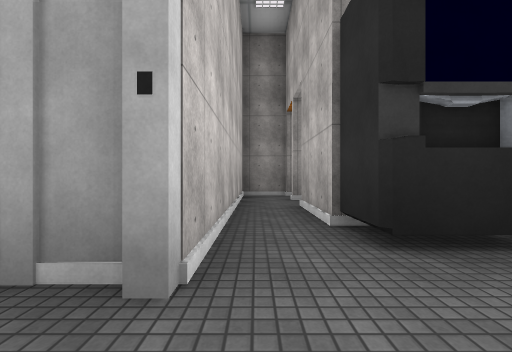
[1] (above)

18 first-person views from a walk through a Unity game level. The camera is 1.2 m above the floor, looks level and sees 90° across. The floor is counted in squares, 2.57 m on a side. Each view is taken from the middle of a square. On the plan, view 1 faces up. The plan holds only what a view shows up to about 9 squares ahead; the rest is blank. The player is left out. Some animated figures are left out. Door leaves are left out, so doorways stand open. Some surface patterns are stand-ins.

[2]
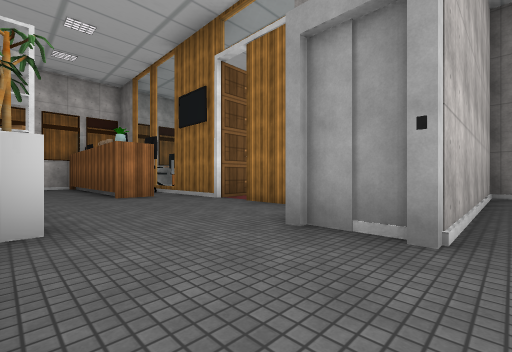

[3]
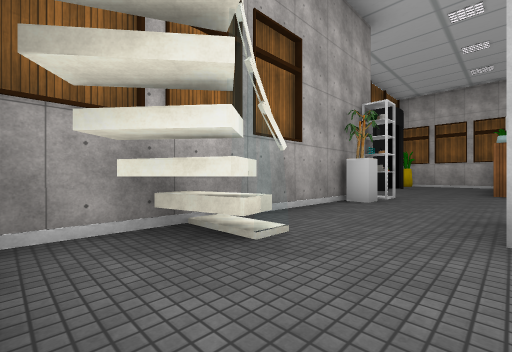

[4]
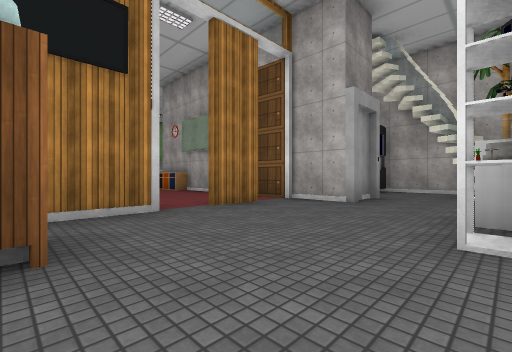

[5]
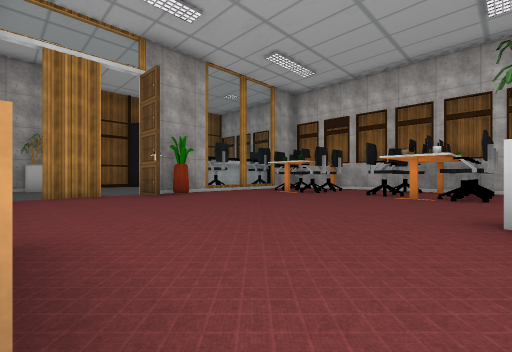

[6]
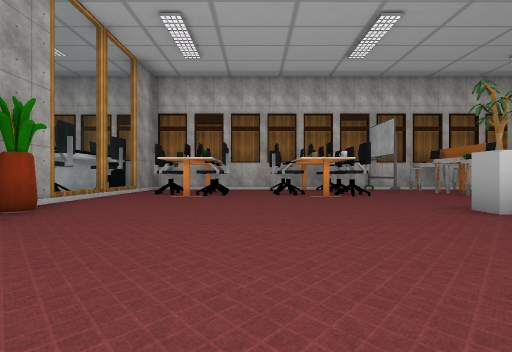

[7]
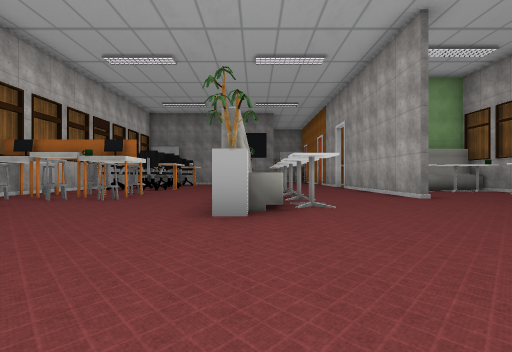

[8]
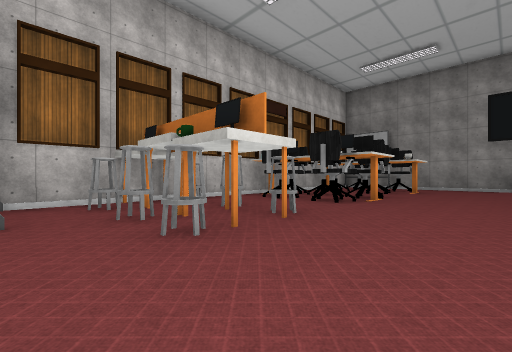

[9]
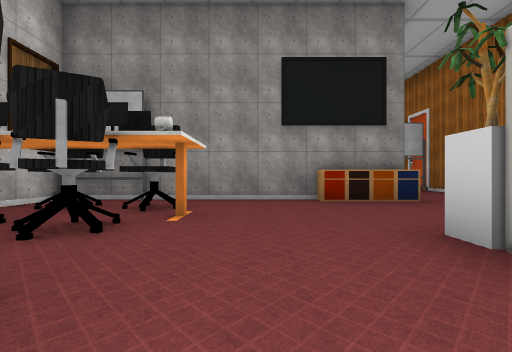

[10]
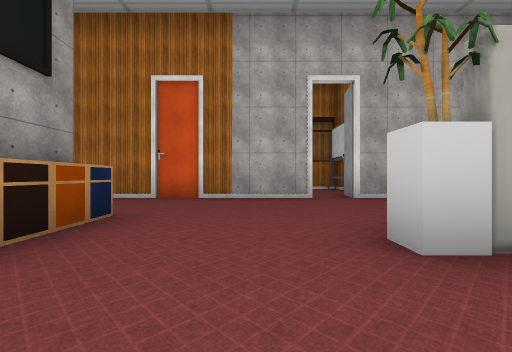

[11]
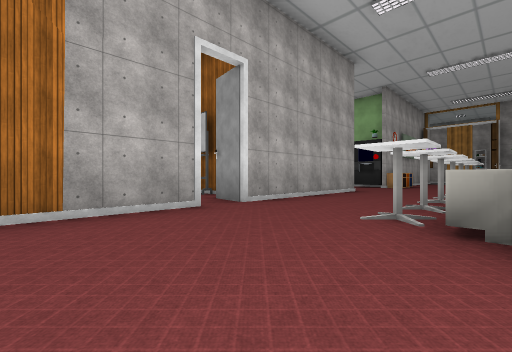

[12]
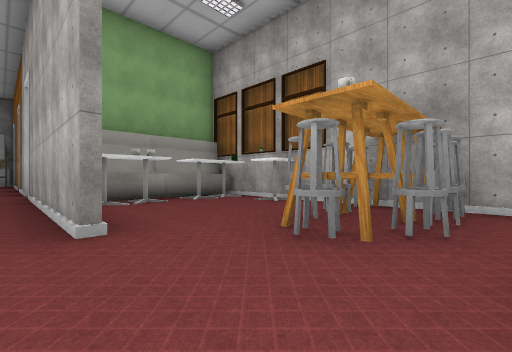

[13]
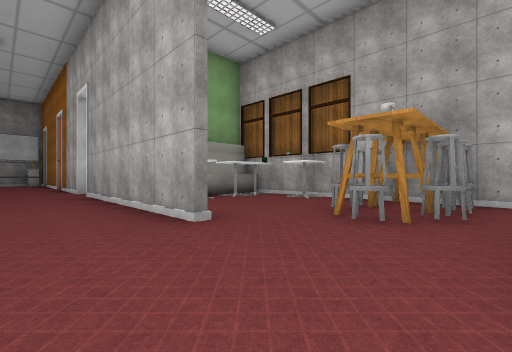

[14]
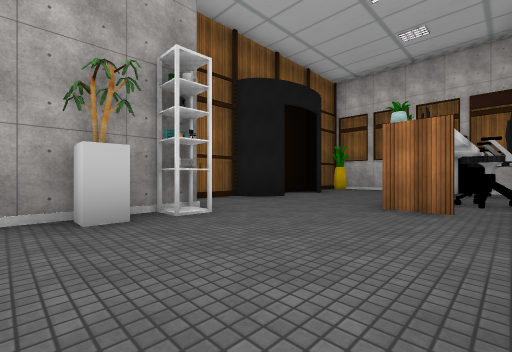

[15]
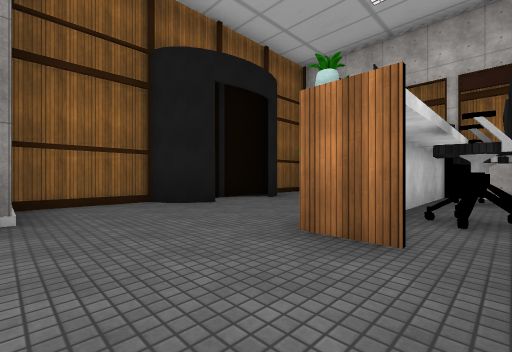

[16]
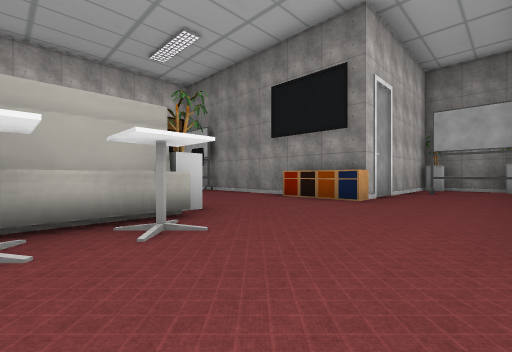

[17]
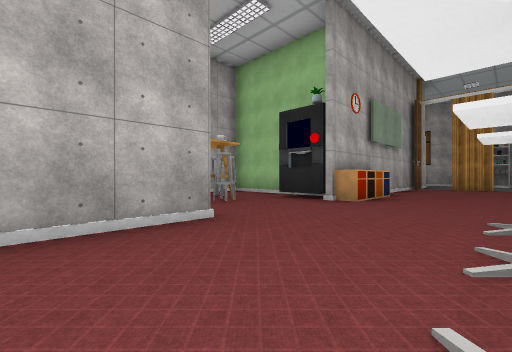

[18]
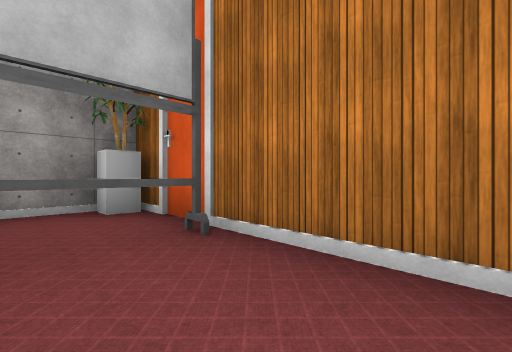

### Floor plan
Points are (right, up) in squares from view 1. A wall is a line through its corners. A room is listed if a view was taken in it or the views show most of it. See-through windows are left out.
Room 1 (views 1, 2, 3)
walls: (0.7, 2.4) (0.7, 4.1); (1, -0.2) (1.4, -1.1); (0.6, -0.4) (0.8, -0.3); (2.2, -0.4) (2.2, 1.7); (-0.5, -1.3) (2, -1.3); (0.8, 6.2) (-0.3, 6.2) (-0.3, 1.1)
low walls: (0.4, -0.4) (0.8, -0.3) (1.1, -1.2)
ways out: opening at (-1, -0.5) to room 2; open door at (1, 5)
objects: machine (1, 2)
Room 2 (views 4, 5, 6, 7, 8, 9, 10, 11, 12, 13, 14, 15, 16, 17, 18)
walls: (-1.6, 11.2) (-1.6, 15.9); (0.4, 7.7) (2.2, 7.7) (2.2, 9.2); (-4.5, 3.3) (-4.5, 2.3) (-6.4, 2.3); (2.2, 10.7) (2.2, 14.7); (0.4, 15.1) (2, 15.1); (-1.6, 16.7) (-1.6, 24.7); (-3.6, 2.5) (-2.5, 2.5); (-2.5, 2.3) (-3.6, 2.3); (-1.6, 2.6) (-1.6, 6.4); (-1.7, 2.3) (-1.8, 3.2); (-5.8, 1.6) (-5.8, 0.7) (-10.9, 0.7) (-10.9, -1.9); (-8.9, 2.5) (-4.9, 2.5); (-0.3, 1.1) (-1.6, 1.1) (-1.6, 2.5); (-5.5, 20.1) (-9.4, 20.1); (-10.9, 1) (-7.9, 1); (-3.5, -1.3) (-0.5, -1.3); (-10.9, 20.1) (-10.9, 1.4); (-6, -2.8) (-4, -2.8); (-10.8, -2.8) (-9.5, -2.8); (-2, 24.9) (-4, 24.9) (-4, 20.1)
ways out: opening at (-1, -0.5) to room 1
objects: plant (-10, -2); chair (-10, 2); other object (-10, 3); chair (-10, 7); other object (-10, 8); whiteboard (-10, 10) to (-9, 10); chair (-10, 11); other object (-10, 12) to (-10, 13); chair (-10, 14); chair (-10, 15) to (-10, 16); other object (-10, 17) to (-10, 18); chair (-10, 19); chair (-9, 4); chair (-9, 5); chair (-9, 7); chair (-9, 8) to (-8, 8); chair (-9, 11); other object (-9, 12); chair (-9, 13); chair (-9, 14) to (-8, 15); chair (-9, 15) to (-8, 16); chair (-9, 17) to (-9, 18); chair (-9, 19); other object (-8, 4); chair (-8, 5); chair (-8, 11); chair (-8, 13); other object (-8, 18); chair (-7, 2); plant (-5, 9); bench (-5, 10) to (-5, 11); other object (-5, 12); other object (-5, 13) to (-5, 14); bench (-5, 15) to (-5, 16); plant (-5, 17); other object (-4, -1); table (-4, 10); table (-4, 11); table (-4, 12); table (-4, 14); table (-4, 15); table (-4, 16); shelf (-3, -1); plant (-3, 0); whiteboard (-3, 23) to (-2, 23); other object (-2, 7) to (-2, 8); other object (-1, 8); table (-1, 14); chair (0, 10); chair (0, 11); table (0, 14); chair (1, 10); chair (1, 11); table (1, 14); whiteboard (1, 15); chair (2, 10); chair (2, 11); table (2, 12); table (2, 14)

Positions as (right, up) in squares from view 1, and headings:
1: (0, 0), facing up
2: (0, -1), facing up-left
3: (2, 1), facing down-left
4: (-6, -1), facing up-right
5: (-2, 9), facing down-left
6: (-2, 6), facing left
7: (-5, 6), facing up
8: (-6, 10), facing up-left
9: (-7, 15), facing up
10: (-7, 18), facing right
11: (-5, 19), facing down-right
12: (-2, 9), facing up-right
13: (-3, 9), facing up-right
14: (-2, 2), facing down-left
15: (-4, 2), facing down-left
16: (-2, 15), facing up-left
17: (-4, 13), facing down-right
18: (-3, 21), facing up-right
